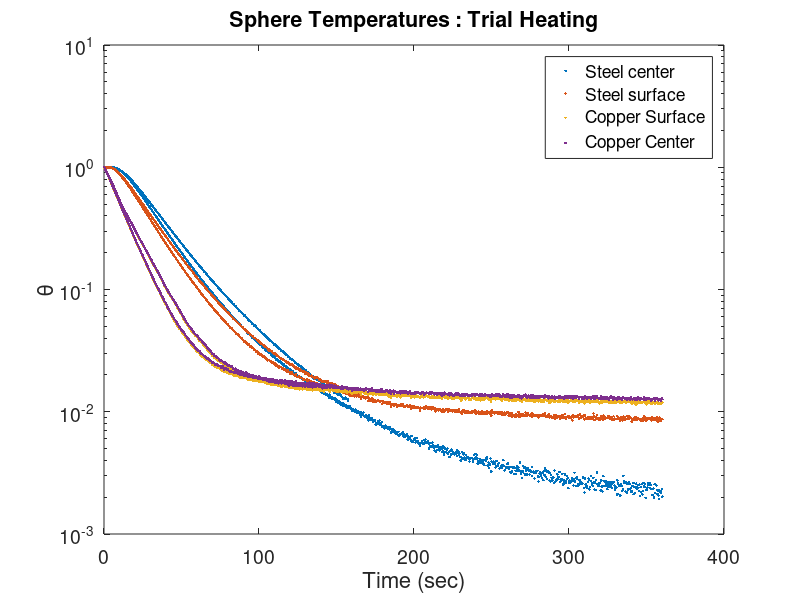
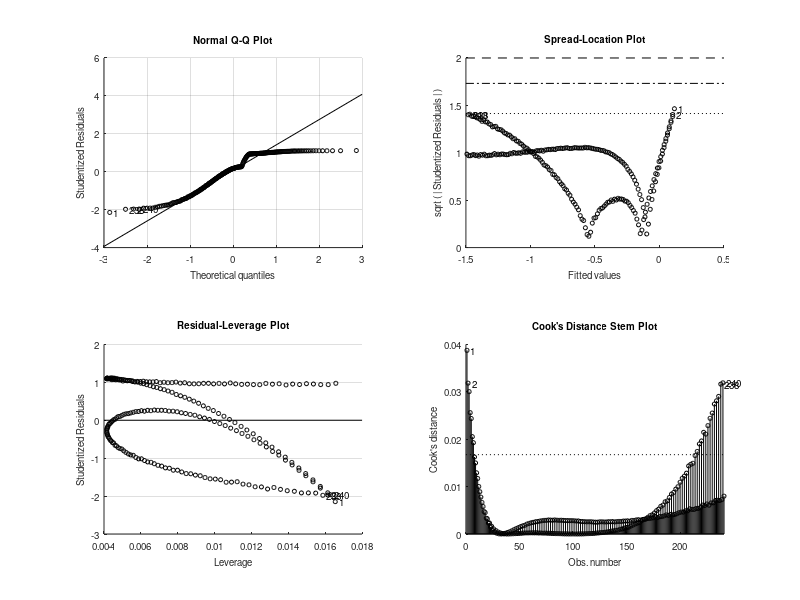

These charts were generated, in order, by the following MATLAB code: (Note: this script raises an error after producing the figures.)
function Heat_Conduction_Lab()
close all
clear all
clc

%load('Sphere_Data2.mat')
load('SphereData.mat')

%%%  --->  Data Analysis For all Four Trials  <---  %%%
% Concatente the two trials for heating and cooling
% Sort the data so that the times are in order and use the order output argument
%   to sort the temperatures accordinly
[t_heating,order_h] = sort([sphere_data(1).time;sphere_data(3).time]);
[t_cooling,order_c] = sort([sphere_data(2).time;sphere_data(4).time]);

T_heating = [sphere_data(1).ss_cent,sphere_data(1).ss_surf,sphere_data(1).cu_surf,sphere_data(1).cu_cent;
             sphere_data(3).ss_cent,sphere_data(3).ss_surf,sphere_data(3).cu_surf,sphere_data(3).cu_cent];
         
T_cooling = [sphere_data(2).ss_cent,sphere_data(2).ss_surf,sphere_data(2).cu_surf,sphere_data(2).cu_cent;
             sphere_data(4).ss_cent,sphere_data(4).ss_surf,sphere_data(4).cu_surf,sphere_data(4).cu_cent];
    
T_heating = T_heating(order_h,:);
T_cooling = T_cooling(order_c,:);

% Create the plots
plot_data(t_heating,T_heating,'Heating')
plot_data(t_cooling,T_cooling,'Cooling')

end


function plot_data(t,T,trial)
% default plotting style
fs = 16;    % font size
ms = 10;    % marker size
lw = 2;     % line width

%%%  --->  Plot the temperature data  <---  %%%
figure ('Name','Log(theta)')
% Calculate the initial temp by averaging the four thermocouple values
T_i = mean(T(1,:));%60;
%fprintf("Ti = %.2f\n",T_i)

% Depending on the trial, set the water temp
if trial == "Heating"
    T_inf = 59.5;
else % for the cooling condition
    T_inf = 29.5;
end
%fprintf("T_inf = %.2f\n",T_inf)
%T_inf = max(T(end,:));

% Calculate theta, and plot on a log scale
theta = (T - T_inf)./(T_i - T_inf);
semilogy(t,theta,'.','linewidth',lw)

legend('Steel center','Steel surface','Copper Surface','Copper Center')
set(gca,'FontSize',fs-2);
xlabel('Time (sec)','Fontsize',fs)
ylabel('\theta','Fontsize',fs)
plot_title = sprintf('Sphere Temperatures : Trial %s',trial);
title(plot_title)


%%%  --->  Plot ln(theta) and create linear fits  <---  %%%
figure('Name','ln(theta) linear fit')

ln_theta = log(theta);

% Crop the linear region of the plots
t_crop = t(40:280);
T1_crop = ln_theta(40:280,1);
T2_crop = ln_theta(40:280,2);
T3_crop = ln_theta(40:280,3);
T4_crop = ln_theta(40:280,4);


%%% Apply a linear fit to the four cases
%%%   - surface and center
%%%   - SS and Cu

% Case 1: SS center
lin_T1 = fitlm(t_crop,T1_crop,'linear');
b_T1 = table2array(lin_T1.Coefficients(1,'Estimate'));
m_T1 = table2array(lin_T1.Coefficients(2,'Estimate'));

% Case 2: SS surface
lin_T2 = fitlm(t_crop,T2_crop,'linear');
b_T2 = table2array(lin_T2.Coefficients(1,'Estimate'));
m_T2 = table2array(lin_T2.Coefficients(2,'Estimate'));

% Case 3: Cu surface
lin_T3 = fitlm(t_crop,T3_crop,'linear');
b_T3 = table2array(lin_T3.Coefficients(1,'Estimate'));
m_T3 = table2array(lin_T3.Coefficients(2,'Estimate'));

% Case 4: Cu center
lin_T4 = fitlm(t_crop,T4_crop,'linear');
b_T4 = table2array(lin_T4.Coefficients(1,'Estimate'));
m_T4 = table2array(lin_T4.Coefficients(2,'Estimate'));

% Plot the raw data
plot(t_crop,T1_crop,'bo',t_crop,T2_crop,'bs',t_crop,T3_crop,'rs',t_crop,T4_crop,'ro','MarkerSize',10,'LineWidth',1.7)
hold on
% Plot the linear fits
plot(t_crop,t_crop.*m_T1+b_T1,'g',t_crop,t_crop.*m_T2+b_T2,'k',t_crop,t_crop.*m_T3+b_T3,'g-',t_crop,t_crop.*m_T4+b_T4,'k-','LineWidth',2)

% Form strings for the legend
eq_T1 = sprintf('\\theta = %.4ft+%.4f : SS Center',m_T1,b_T1);
eq_T2 = sprintf('\\theta = %.4ft+%.4f : SS Surface',m_T2,b_T2);
eq_T3 = sprintf('\\theta = %.4ft+%.4f : Cu Surface',m_T3,b_T3);
eq_T4 = sprintf('\\theta = %.4ft+%.4f : Cu Center',m_T4,b_T4);

% Set plot appearance
lgnd = legend('Steel center','Steel surface','Copper Surface','Copper Center',eq_T1,eq_T2,eq_T3,eq_T4,'Location','northeast');
lgnd.FontSize = 12; lgnd.NumColumns = 2;
set(gca,'FontSize',fs-2);
xlabel('Time (sec)','Fontsize',fs)
ylabel('ln(\theta)','Fontsize',fs)
plot_title = sprintf('ln(\\theta) : Trial %s',trial);
title(plot_title)



%%%  --->  Fit the copper sphere thermal response curves  <---  %%%
figure('Name','Copper Thermal Response')

% Copper physical parameters
r = 0.023875;   % radius (m)
V = (4/3)*pi*r^3;
As = 4*pi*r^2;
h = 1800; %initial value
rho = 8933; % kg/m^3
cp = 385;   % J/kgK
k = 401; % W/m*k

% Calculations for Bi and thermal resistance
Bi = h*r/k;
fprintf('The Bi for copper, trial %s: %f\n',trial,Bi)
tau = rho*cp*V/(h*As);  % timne constant (sec)

% LCM calculation
T_copper = T_inf + (T_i-T_inf)*exp(-t/tau);
plot(t(1:10:end),T_copper(1:10:end),'linewidth',lw)
lump_legnd = sprintf('Lumped, h = %d W/m^2K',h);
hold on

% Plot data
plot(t(1:10:end),T(1:10:end,3),'ro','linewidth',lw,'markersize',ms)
hold on
plot(t(1:10:end),T(1:10:end,4),'ro','linewidth',lw,'markersize',ms)

% Plot parameters
cu_title = sprintf('Copper sphere cooling : Trial %s',trial);
title(cu_title,'Fontsize',fs)
xlabel('Time (sec)','Fontsize',fs)
ylabel('Temperature (\circC)','Fontsize',fs)
legend(lump_legnd,'Surface Temp','Center Temp')
set(gca,'FontSize',fs-2);


%%% Various deprecated function calls
%h = determine_h(sphere_data(trial).cu_surf,T_i,T_inf,rho,V,As,cp,trial);
%log_dimensionless_temp(t,sphere_data(trial).cu_surf,sphere_data(trial).cu_cent,T_i,T_inf,trial,'Cu')
%lin_fit_logs(t,sphere_data(trial).cu_surf,sphere_data(trial).cu_cent,trial,'SS')
%determine_Bi(t,sphere_data(trial).cu_surf,T_i,T_inf,r,rho,cp,k,trial,'Cu')


%%%%%  --->  Steel sphere cooling curves  <---  %%%%%
figure('Name','Steel Thermal Response')

% Plot steel temps
plot(t(1:10:end),T(1:10:end,1),'ro','linewidth',lw,'markersize',ms)    % plot the center data
hold on
plot(t(1:10:end),T(1:10:end,2),'bs','linewidth',lw,'markersize',ms)    % plot the edge data

% Steel physical parameters
h = 1800;   % adjustable guess for h --> 1250 initial value
rho = 8238; % kg/m^3
cp = 468;   % J/kgK
k = 13.4;   % W/mK
alpha = k./(rho*cp);
Bi = h*r/k;
r = 0.023875;   % radius (m)
V = (4/3)*pi*r^3;
As = 4*pi*r^2;
tau = rho*cp*V/(h*As);  % lumped time constant

% Bi number for steel
fprintf("Bi number for SS, trial %s: %f\n",trial,Bi)

% Find the first 15 series terms
clear lambda lambda_new
lambda = linspace(0,50,1000000);
% plot(lambda/pi,cot(lambda))
% hold on
% plot(lambda/pi,(1-Bi)./lambda)
% %break

tol = 1e-4;
lambda = lambda(abs(cot(lambda) - (1-Bi)./lambda) < tol);  % find intersections
j = 1;  % index for temporary lambda vector
for i = 1:length(lambda) - 1    % remove duplicates
    if abs(lambda(i)-lambda(i+1)) > tol
        lambda_new(j) = lambda(i);
        j = j+1;
    end
end

lambda = lambda_new;
disp("Lambda:")
disp(lambda)
% hold on
% length(lambda);      % check that there are 15 values
% plot(lambda,cot(lambda),'rs','linewidth',lw,'markersize',ms)
% ylim([-5 5])
% hold on
% %break


A = 2*(sin(lambda) - lambda.*cos(lambda))./(lambda - sin(lambda).*cos(lambda));
f = sin(0.9*lambda)./(0.9*lambda);    % position function f at the surface r = ro
Fo = alpha*t./r.^2;
T_center_model = ones(size(t)); % pre-allocate
T_surface_model = ones(size(t));

for i = 1:length(t)
    T_center_model(i) = T_inf+(T_i-T_inf)*sum(A.*exp(-lambda.^2*Fo(i)));
    T_surface_model(i) = T_inf+(T_i-T_inf)*sum(A.*exp(-lambda.^2*Fo(i)).*f);
end

% Plot series values
plot(t,T_center_model,'g','linewidth',lw)   % plot the model
hold on
plot(t,T_surface_model,'k','linewidth',lw)   % plot the model
hold on

% Plot lumped capacitance
T_steel = T_inf + (T_i-T_inf)*exp(-t/tau); % lumped
plot(t(1:10:end),T_steel(1:10:end),'m-','LineWidth',lw)

% figure properties
xlim([0 max(t)])
ss_title = sprintf('Steel sphere cooling : Trial %s',trial);
title(ss_title,'Fontsize',fs)
xlabel('Time (sec)','Fontsize',fs)
ylabel('Temperature (\circC)','Fontsize',fs)
legend('Center data','Surface data','Center Model','Surface Model','Lumped Capacitence Approximation')
set(gca,'FontSize',fs-2);


%log_dimensionless_temp(t,sphere_data(trial).ss_surf,sphere_data(trial).ss_cent,T_i,T_inf,trial,'SS')

%lin_fit_logs(t,sphere_data(trial).ss_surf,sphere_data(trial).ss_cent,trial,'SS')
end



%%%  --->  Deprecated Functions  <---  %%%

function log_dimensionless_temp(t,T1,T2,T_i,T_inf,trial,material)
T1 = log((T1-T_inf) ./ (T_i-T_inf));
T2 = log((T2-T_inf) ./ (T_i-T_inf));

figure('Name','Dimensionless Temp')
plot(t(1:10:end),T1(1:10:end),'ro',t(1:10:end),T2(1:10:end),'bo')%,t,T_i,t,T_inf)
hold on

t_crop = t(40:200);
T1_crop = T1(40:200);
T2_crop = T2(40:200);

% linear fits
lin_br = fitlm(t_crop,T1_crop,'linear');
b_T1 = table2array(lin_br.Coefficients(1,'Estimate'));
m_T1 = table2array(lin_br.Coefficients(2,'Estimate'));

lin_br = fitlm(t_crop,T2_crop,'linear');
b_T2 = table2array(lin_br.Coefficients(1,'Estimate'));
m_T2 = table2array(lin_br.Coefficients(2,'Estimate'));

% plot(t_crop,T1_crop,'bo',t_crop,T2_crop,'go')
% hold on
if material == "SS"
    t_plot = [t_crop-20:t_crop+100];
else
    t_plot = [t_crop-20:t_crop+50];
end
plot(t_plot,t_plot*m_T1+b_T1,'k',t_plot,t_plot*m_T2+b_T2,'k')

plot_title = sprintf('Log of Dimensionless Temp: %s : Trial %d',material,trial);
title(plot_title)
xlabel('Time (s)','FontSize',16)
ylabel('Temperature (\circC)','FontSize',16)
legend('Surface','Center')
end

function lin_fit_logs(t,T1,T2,trial,material)
t = t(20:40);
T1 = T1(20:40);
T2 = T2(20:40);

% linear fit for brass
lin_br = fitlm(t,T1,'linear');
b_T1 = table2array(lin_br.Coefficients(1,'Estimate'));
m_T1 = table2array(lin_br.Coefficients(2,'Estimate'));

lin_br = fitlm(t,T2,'linear');
b_T2 = table2array(lin_br.Coefficients(1,'Estimate'));
m_T2 = table2array(lin_br.Coefficients(2,'Estimate'));

figure
plot_title = sprintf("Linear fir for %s, trial %d",material,trial);

plot(t,T1,'bo',t,T2,'go')
hold on
plot(t,t*m_T1+b_T1,'k',t,t*m_T2+b_T2,'k')

title(plot_title,'Fontsize',16)
xlabel('Time (s)','linewidth',2)
ylabel('ln(\theta)','linewidth',2)

end

function h = determine_h(T_sur,T_i,T_inf,rho,V,A_s,C,trial)

q = (rho*V*C.*(T_i-T_inf));

rhs = A_s.*(T_sur(1:20)-T_inf);

h = rhs\q;

fprintf('H for trial %d: %.2f\n',trial,h)

end

function determine_Bi(t,T_sur,T_i,T_inf,r,rho,C,k,trial,material)

theta = (T_sur-T_inf) ./ (T_i-T_inf);
Bi = log(theta) .* ((-(r^2)*rho*C) ./ (t*k));

Bi = mean(Bi);
fprintf('The Bi number for %s, trial %d: %.3f\n',material,trial,Bi)

end
